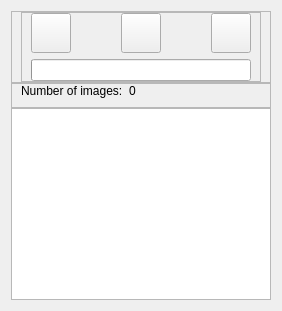
    <widget class="QWidget" name="tilesTab">
     <attribute name="title">
      <string>Images for Mosaic</string>
     </attribute>
     <layout class="QVBoxLayout" name="verticalLayout_9">
      <property name="spacing">
       <number>0</number>
      </property>
      <item>
       <widget class="QFrame" name="frame_11">
        <property name="sizePolicy">
         <sizepolicy hsizetype="Expanding" vsizetype="Fixed">
          <horstretch>0</horstretch>
          <verstretch>0</verstretch>
         </sizepolicy>
        </property>
        <property name="frameShape">
         <enum>QFrame::StyledPanel</enum>
        </property>
        <property name="frameShadow">
         <enum>QFrame::Raised</enum>
        </property>
        <layout class="QHBoxLayout" name="horizontalLayout_13">
         <property name="topMargin">
          <number>0</number>
         </property>
         <property name="bottomMargin">
          <number>0</number>
         </property>
         <item>
          <widget class="QFrame" name="frame_12">
           <property name="sizePolicy">
            <sizepolicy hsizetype="Fixed" vsizetype="Fixed">
             <horstretch>0</horstretch>
             <verstretch>0</verstretch>
            </sizepolicy>
           </property>
           <property name="frameShape">
            <enum>QFrame::StyledPanel</enum>
           </property>
           <property name="frameShadow">
            <enum>QFrame::Raised</enum>
           </property>
           <layout class="QVBoxLayout" name="verticalLayout_10">
            <property name="topMargin">
             <number>0</number>
            </property>
            <property name="rightMargin">
             <number>9</number>
            </property>
            <property name="bottomMargin">
             <number>0</number>
            </property>
            <item>
             <layout class="QHBoxLayout" name="horizontalLayout_14">
              <property name="spacing">
               <number>50</number>
              </property>
              <item>
               <widget class="QPushButton" name="loadTilesPushButton">
                <property name="minimumSize">
                 <size>
                  <width>40</width>
                  <height>40</height>
                 </size>
                </property>
                <property name="maximumSize">
                 <size>
                  <width>40</width>
                  <height>40</height>
                 </size>
                </property>
                <property name="toolTip">
                 <string>Load images</string>
                </property>
                <property name="text">
                 <string/>
                </property>
                <property name="icon">
                 <iconset resource="resources.qrc">
                  <normaloff>:/icons/resources/Folder.png</normaloff>:/icons/resources/Folder.png</iconset>
                </property>
                <property name="iconSize">
                 <size>
                  <width>40</width>
                  <height>40</height>
                 </size>
                </property>
               </widget>
              </item>
              <item>
               <widget class="QPushButton" name="deleteSelectedTilesPushButton">
                <property name="enabled">
                 <bool>true</bool>
                </property>
                <property name="minimumSize">
                 <size>
                  <width>40</width>
                  <height>40</height>
                 </size>
                </property>
                <property name="maximumSize">
                 <size>
                  <width>40</width>
                  <height>40</height>
                 </size>
                </property>
                <property name="toolTip">
                 <string>Remove selected images</string>
                </property>
                <property name="text">
                 <string/>
                </property>
                <property name="icon">
                 <iconset resource="resources.qrc">
                  <normaloff>:/icons/resources/Close file.png</normaloff>:/icons/resources/Close file.png</iconset>
                </property>
                <property name="iconSize">
                 <size>
                  <width>40</width>
                  <height>40</height>
                 </size>
                </property>
                <property name="checkable">
                 <bool>false</bool>
                </property>
               </widget>
              </item>
              <item>
               <widget class="QPushButton" name="deleteTilesPushButton">
                <property name="enabled">
                 <bool>true</bool>
                </property>
                <property name="minimumSize">
                 <size>
                  <width>40</width>
                  <height>40</height>
                 </size>
                </property>
                <property name="maximumSize">
                 <size>
                  <width>40</width>
                  <height>40</height>
                 </size>
                </property>
                <property name="toolTip">
                 <string>Remove all images</string>
                </property>
                <property name="text">
                 <string/>
                </property>
                <property name="icon">
                 <iconset resource="resources.qrc">
                  <normaloff>:/icons/resources/Delete.png</normaloff>:/icons/resources/Delete.png</iconset>
                </property>
                <property name="iconSize">
                 <size>
                  <width>40</width>
                  <height>40</height>
                 </size>
                </property>
                <property name="checkable">
                 <bool>false</bool>
                </property>
               </widget>
              </item>
             </layout>
            </item>
            <item>
             <layout class="QHBoxLayout" name="horizontalLayout_15">
              <property name="topMargin">
               <number>0</number>
              </property>
              <item>
               <widget class="QProgressBar" name="tilesProgressBar">
                <property name="value">
                 <number>0</number>
                </property>
                <property name="textVisible">
                 <bool>false</bool>
                </property>
               </widget>
              </item>
             </layout>
            </item>
           </layout>
          </widget>
         </item>
        </layout>
       </widget>
      </item>
      <item>
       <widget class="QFrame" name="frame_10">
        <property name="sizePolicy">
         <sizepolicy hsizetype="Expanding" vsizetype="Fixed">
          <horstretch>0</horstretch>
          <verstretch>0</verstretch>
         </sizepolicy>
        </property>
        <property name="frameShape">
         <enum>QFrame::StyledPanel</enum>
        </property>
        <property name="frameShadow">
         <enum>QFrame::Raised</enum>
        </property>
        <layout class="QHBoxLayout" name="horizontalLayout_12">
         <property name="topMargin">
          <number>0</number>
         </property>
         <item>
          <widget class="QLabel" name="label_22">
           <property name="sizePolicy">
            <sizepolicy hsizetype="Maximum" vsizetype="Preferred">
             <horstretch>0</horstretch>
             <verstretch>0</verstretch>
            </sizepolicy>
           </property>
           <property name="text">
            <string>Number of images:</string>
           </property>
          </widget>
         </item>
         <item>
          <widget class="QLabel" name="numTilesLabel">
           <property name="text">
            <string>0</string>
           </property>
          </widget>
         </item>
        </layout>
       </widget>
      </item>
      <item>
       <widget class="MyQListWidget" name="tilesListWidget">
        <property name="contextMenuPolicy">
         <enum>Qt::ActionsContextMenu</enum>
        </property>
        <property name="selectionMode">
         <enum>QAbstractItemView::MultiSelection</enum>
        </property>
        <property name="iconSize">
         <size>
          <width>50</width>
          <height>50</height>
         </size>
        </property>
        <property name="resizeMode">
         <enum>QListView::Adjust</enum>
        </property>
        <property name="viewMode">
         <enum>QListView::IconMode</enum>
        </property>
       </widget>
      </item>
     </layout>
    </widget>
